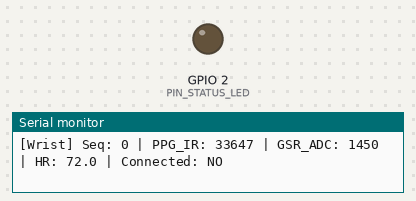
A sketch run on a simulated ESP32. Parts: output pins drawn as LEDs (lit = HIGH), the last lines printed to the serial monitor. Nothing arrives over Bluetooth unless stated; a phone connects over Bluetooth LE 3 s after start.

Above: at 0.1 s.
At 3.1 s:
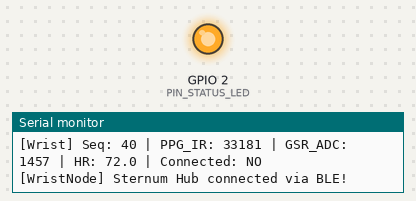
Timing chart, 0 to 4.6 s (numbered marks = the images above):
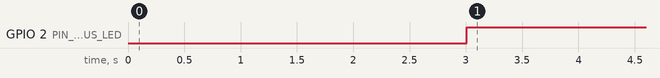

Measured:
- by itself, GPIO 2 (PIN_STATUS_LED): LOW → HIGH at 3.0 s

The sketch:

wrist_node.ino
```cpp
/*
 * CardioSense - Wrist Node Firmware (Slap-Band)
 * Target Hardware: ESP32-WROOM-32 (or ESP32-C3)
 * Sensors:
 *   1. MAX30102 PPG Sensor (I2C: SDA=GPIO21, SCL=GPIO22) -> Heart Rate & SpO2
 *   2. Grove / Analog GSR Sensor (ADC: GPIO34) -> Galvanic Skin Response (Cold Sweats)
 *
 * Functionality:
 *   - Acts as a BLE Peripheral (Server) broadcasting "CardioSense-Wrist"
 *   - Continuously samples PPG (Red, IR) and Skin Conductance
 *   - Bundles data into high-efficiency 16-byte telemetry packets at 20 Hz
 *   - Supports a hardware/simulation toggle for testing before physical assembly
 */

#include <Arduino.h>
#include <Wire.h>
#include <BLEDevice.h>
#include <BLEServer.h>
#include <BLEUtils.h>
#include <BLE2902.h>

// Set to 1 when physical MAX30102 and GSR are connected; 0 for built-in physiological simulation
#define USE_PHYSICAL_SENSORS 0

// Hardware Pin Definitions for ESP32-WROOM-32
#define PIN_GSR_ANALOG        34    // ADC1_CH6 (Input-only, ideal for analog sensors)
#define PIN_I2C_SDA           21    // Default ESP32 I2C SDA
#define PIN_I2C_SCL           22    // Default ESP32 I2C SCL
#define PIN_STATUS_LED         2    // On-board blue LED

// BLE UUIDs for CardioSense Telemetry
#define SERVICE_UUID           "4fafc201-1fb5-459e-8fcc-c5c9c331914b"
#define CHARACTERISTIC_UUID    "beb5483e-36e1-4688-b7f5-ea07361b26a8"

// Telemetry Packet Structure (Packed 16 bytes for ultra-low BLE latency)
struct __attribute__((packed)) WristTelemetryPacket {
    uint32_t timestamp_ms;  // Uptime in ms
    uint16_t ppg_ir;        // Filtered Infrared photoplethysmogram
    uint16_t ppg_red;       // Filtered Red photoplethysmogram
    uint16_t gsr_raw;       // 12-bit ADC raw reading (0 - 4095)
    uint16_t heart_rate;    // On-wrist estimated HR (0.1 BPM units, e.g. 720 = 72.0 BPM)
    uint8_t  spo2;          // Estimated SpO2 (0-100%)
    uint8_t  signal_quality;// 0-100% signal quality / lead-off indicator
    uint16_t packet_seq;    // Monotonic sequence number
};

// Global BLE handles
BLEServer* pServer = nullptr;
BLECharacteristic* pTelemetryChar = nullptr;
bool deviceConnected = false;
bool oldDeviceConnected = false;
uint16_t sequenceNumber = 0;

// Internal signal generation state (when USE_PHYSICAL_SENSORS == 0)
float sim_phase = 0.0f;
unsigned long lastSampleTime = 0;
const unsigned long SAMPLE_INTERVAL_MS = 50; // 20 Hz streaming

class ServerCallbacks: public BLEServerCallbacks {
    void onConnect(BLEServer* pServer) override {
        deviceConnected = true;
        digitalWrite(PIN_STATUS_LED, HIGH);
        Serial.println(F("[WristNode] Sternum Hub connected via BLE!"));
    }

    void onDisconnect(BLEServer* pServer) override {
        deviceConnected = false;
        digitalWrite(PIN_STATUS_LED, LOW);
        Serial.println(F("[WristNode] Sternum Hub disconnected. Resuming advertising..."));
    }
};

void setupBLE() {
    Serial.println(F("[WristNode] Initializing BLE Peripheral: CardioSense-Wrist..."));
    BLEDevice::init("CardioSense-Wrist");
    BLEDevice::setMTU(64);

    pServer = BLEDevice::createServer();
    pServer->setCallbacks(new ServerCallbacks());

    BLEService* pService = pServer->createService(SERVICE_UUID);
    pTelemetryChar = pService->createCharacteristic(
        CHARACTERISTIC_UUID,
        BLECharacteristic::PROPERTY_READ |
        BLECharacteristic::PROPERTY_NOTIFY
    );
    pTelemetryChar->addDescriptor(new BLE2902());

    pService->start();

    BLEAdvertising* pAdvertising = BLEDevice::getAdvertising();
    pAdvertising->addServiceUUID(SERVICE_UUID);
    pAdvertising->setScanResponse(true);
    pAdvertising->setMinPreferred(0x06); // Fast connection interval
    pAdvertising->setMinPreferred(0x12);
    BLEDevice::startAdvertising();

    Serial.println(F("[WristNode] BLE Advertising active. Ready for Sternum pairing."));
}

void setup() {
    Serial.begin(115200);
    pinMode(PIN_STATUS_LED, OUTPUT);
    digitalWrite(PIN_STATUS_LED, LOW);

#if USE_PHYSICAL_SENSORS
    pinMode(PIN_GSR_ANALOG, INPUT);
    Wire.begin(PIN_I2C_SDA, PIN_I2C_SCL);
    Serial.println(F("[WristNode] Physical sensors initialized: MAX30102 on I2C & GSR on GPIO34"));
#else
    Serial.println(F("[WristNode] Running in Physiological Simulation Mode (No external wires needed)"));
#endif

    setupBLE();
}

WristTelemetryPacket sampleSensors() {
    WristTelemetryPacket pkt;
    pkt.timestamp_ms = millis();
    pkt.packet_seq = sequenceNumber++;

#if USE_PHYSICAL_SENSORS
    // Read 12-bit ADC for Galvanic Skin Response
    pkt.gsr_raw = analogRead(PIN_GSR_ANALOG);

    // In physical mode, read MAX30102 FIFO registers
    // Simplified representation for standard SparkFun / MAX30105 library integration:
    pkt.ppg_ir = 35000;  // Replace with particleSensor.getIR()
    pkt.ppg_red = 34500; // Replace with particleSensor.getRed()
    pkt.heart_rate = 720;
    pkt.spo2 = 98;
    pkt.signal_quality = 95;
#else
    // High-fidelity synthetic PPG pulse generator (cardiac cycle with dicrotic notch)
    sim_phase += 0.22f; // ~72 BPM at 20 Hz
    if (sim_phase > TWO_PI) sim_phase -= TWO_PI;

    // Systolic wave + diastolic notch synthesis
    float systolic = sin(sim_phase);
    float diastolic = 0.35f * sin(sim_phase * 2.0f + 0.8f);
    float ppg_val = (systolic > 0.0f ? systolic : 0.0f) + (diastolic > 0.0f ? diastolic : 0.0f);

    pkt.ppg_ir = (uint16_t)(32000.0f + 3000.0f * ppg_val);
    pkt.ppg_red = (uint16_t)(31000.0f + 2900.0f * ppg_val);

    // Baseline skin conductance ~1450 ADC (equivalent to ~8 microSiemens)
    pkt.gsr_raw = (uint16_t)(1450 + (int)(20.0f * sin(millis() / 5000.0f)));
    pkt.heart_rate = 720; // 72.0 BPM
    pkt.spo2 = 98;        // 98%
    pkt.signal_quality = 98;
#endif

    return pkt;
}

void loop() {
    unsigned long currentMillis = millis();

    // Enforce regular 20 Hz transmission rate
    if (currentMillis - lastSampleTime >= SAMPLE_INTERVAL_MS) {
        lastSampleTime = currentMillis;

        WristTelemetryPacket packet = sampleSensors();

        if (deviceConnected && pTelemetryChar != nullptr) {
            pTelemetryChar->setValue((uint8_t*)&packet, sizeof(WristTelemetryPacket));
            pTelemetryChar->notify();
        }

        // Periodic diagnostic log every 2 seconds
        if (packet.packet_seq % 40 == 0) {
            Serial.printf("[Wrist] Seq: %u | PPG_IR: %u | GSR_ADC: %u | HR: %.1f | Connected: %s\n",
                packet.packet_seq, packet.ppg_ir, packet.gsr_raw,
                packet.heart_rate / 10.0f, deviceConnected ? "YES" : "NO");
        }
    }

    // Handle reconnection state transitions
    if (!deviceConnected && oldDeviceConnected) {
        delay(500); // Give the bluetooth stack time to stabilize
        pServer->startAdvertising();
        oldDeviceConnected = deviceConnected;
    }
    if (deviceConnected && !oldDeviceConnected) {
        oldDeviceConnected = deviceConnected;
    }
}
```
